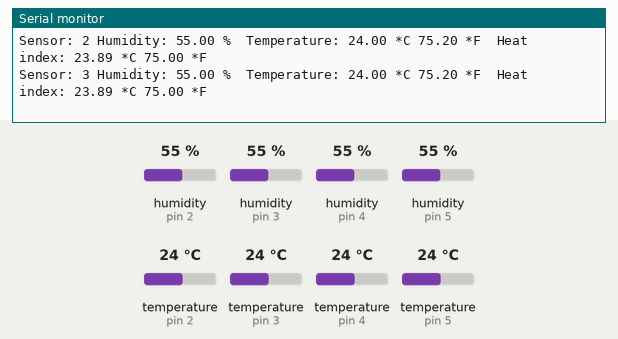
The sketch below on a simulated Arduino Uno, built with avr-gcc and run on an emulated ATmega328P. On the bench: the last lines printed to the serial monitor. The inputs (shaded band) are chosen by the test bench; at power-on: humidity (sensors on pin 2, pin 3, pin 4, pin 5) 55 %, temperature (sensors on pin 2, pin 3, pin 4, pin 5) 24 °C.

Above: at 5.1 s.
5.2 s: humidity (sensor on pin 2) set to 22 %
At 6.79 s:
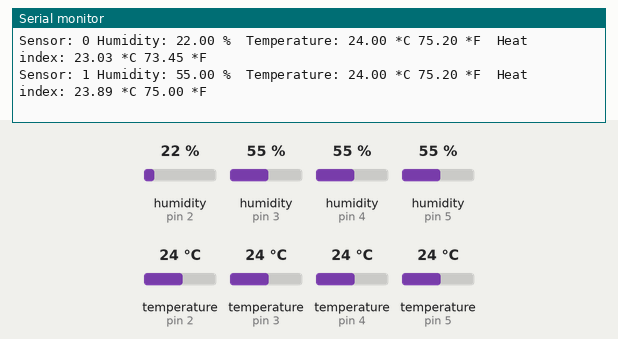
8.6 s: humidity (sensor on pin 3) set to 22 %
At 10.4 s:
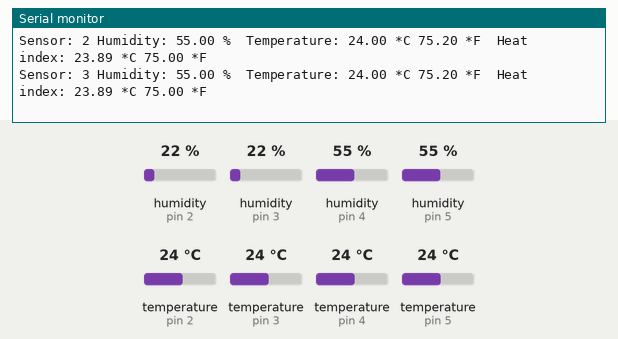
12.0 s: humidity (sensor on pin 4) set to 22 %
At 15.1 s:
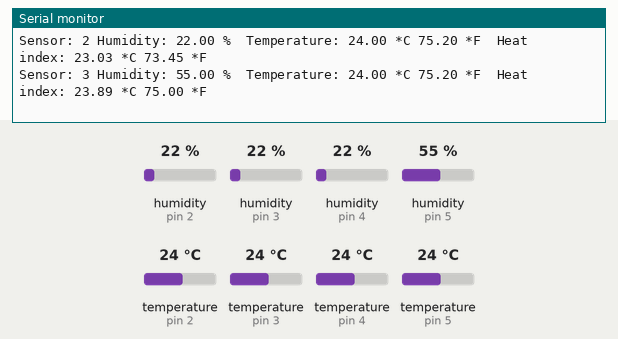
15.4 s: humidity (sensor on pin 5) set to 22 %
At 17.0 s:
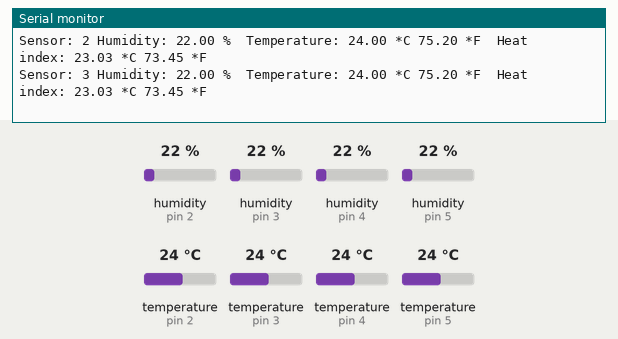
18.8 s: temperature (sensor on pin 2) set to 12 °C
At 20.8 s:
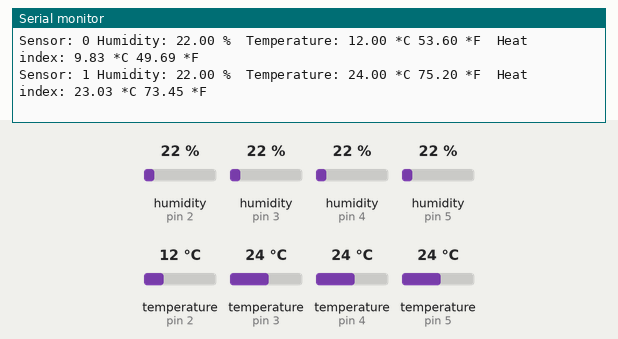
22.2 s: temperature (sensor on pin 3) set to 12 °C
At 24.8 s:
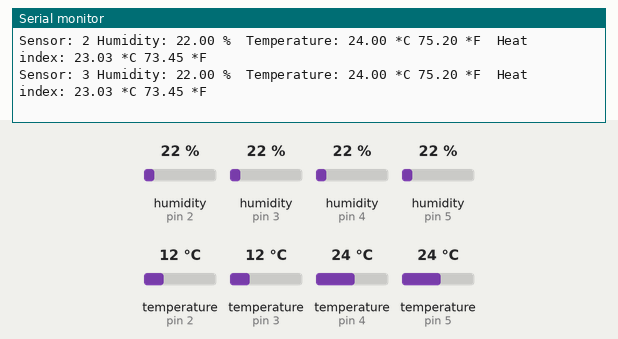
Timing chart, 0 to 26.3 s (numbered marks = the images above; inputs shaded):
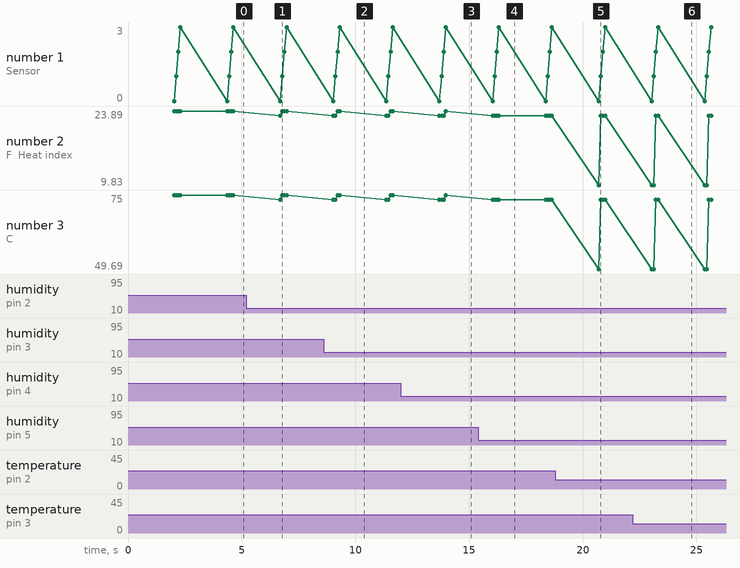

The sketch:

DHTCompareBenchmark.ino
```cpp
// Example testing sketch for various DHT humidity/temperature sensors
// Written by ladyada, public domain

#include "DHT.h"

#define DHTPIN1 2     // what digital pin we're connected to
#define DHTPIN2 3
#define DHTPIN3 4
#define DHTPIN4 5
#define NUM_SENSORS 4

// Uncomment whatever type you're using!
#define DHTTYPE DHT11   // DHT 11
//#define DHTTYPE DHT22   // DHT 22  (AM2302), AM2321
//#define DHTTYPE DHT21   // DHT 21 (AM2301)

// Connect pin 1 (on the left) of the sensor to +5V
// NOTE: If using a board with 3.3V logic like an Arduino Due connect pin 1
// to 3.3V instead of 5V!
// Connect pin 2 of the sensor to whatever your DHTPIN is
// Connect pin 4 (on the right) of the sensor to GROUND
// Connect a 10K resistor from pin 2 (data) to pin 1 (power) of the sensor

// Initialize DHT sensor.
// Note that older versions of this library took an optional third parameter to
// tweak the timings for faster processors.  This parameter is no longer needed
// as the current DHT reading algorithm adjusts itself to work on faster procs.

DHT dhts[NUM_SENSORS] = {DHT(DHTPIN1, DHTTYPE), DHT(DHTPIN2, DHTTYPE), DHT(DHTPIN3, DHTTYPE), DHT(DHTPIN4, DHTTYPE)};


void setup() {
  Serial.begin(9600);
  Serial.println("DHTxx test!");

  for(int i = 0; i < NUM_SENSORS; ++i){
    dhts[i].begin();
  }
}

void loop() {
  // Wait a few seconds between measurements.
  delay(2000);

  for(int i = 0; i < NUM_SENSORS; ++i){
    DHT dht = dhts[i];
      // Reading temperature or humidity takes about 250 milliseconds!
    // Sensor readings may also be up to 2 seconds 'old' (its a very slow sensor)
    float h = dht.readHumidity();
    // Read temperature as Celsius (the default)
    float t = dht.readTemperature();
    // Read temperature as Fahrenheit (isFahrenheit = true)
    float f = dht.readTemperature(true);

    // Check if any reads failed and exit early (to try again).
    if (isnan(h) || isnan(t) || isnan(f)) {
      Serial.println("Failed to read from DHT sensor!");
      return;
    }

    // Compute heat index in Fahrenheit (the default)
    float hif = dht.computeHeatIndex(f, h);
    // Compute heat index in Celsius (isFahreheit = false)
    float hic = dht.computeHeatIndex(t, h, false);
    Serial.print("Sensor: ");
    Serial.print(i);
    Serial.print(" ");
    Serial.print("Humidity: ");
    Serial.print(h);
    Serial.print(" %\t");
    Serial.print("Temperature: ");
    Serial.print(t);
    Serial.print(" *C ");
    Serial.print(f);
    Serial.print(" *F\t");
    Serial.print("Heat index: ");
    Serial.print(hic);
    Serial.print(" *C ");
    Serial.print(hif);
    Serial.println(" *F");
  }
   Serial.println();
   Serial.println();
}
```

Measured:
- after the input at 5.2 s, the serial monitor: prints a new line after 1.5 s (image 1)
- after the input at 8.6 s, the serial monitor: prints a new line after 0.52 s (image 2)
- after the input at 12.0 s, the serial monitor: prints a new line after 1.9 s (image 3)
- after the input at 15.4 s, the serial monitor: prints a new line after 0.91 s (image 4)
- after the input at 18.8 s, the serial monitor: prints a new line after 1.9 s (image 5)
- after the input at 22.2 s, the serial monitor: prints a new line after 0.93 s (image 6)
